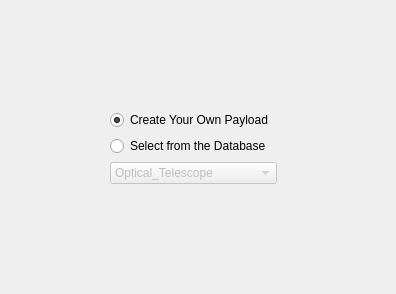
  <widget class="QWizardPage" name="wizardPage3d">
   <property name="title">
    <string>Payload Selection -4</string>
   </property>
   <property name="subTitle">
    <string>You can create your Payload from scratch or get the help of the database.</string>
   </property>
   <layout class="QGridLayout" name="gridLayout_22">
    <item row="0" column="1">
     <spacer name="verticalSpacer_12">
      <property name="orientation">
       <enum>Qt::Vertical</enum>
      </property>
      <property name="sizeHint" stdset="0">
       <size>
        <width>20</width>
        <height>99</height>
       </size>
      </property>
     </spacer>
    </item>
    <item row="1" column="0">
     <spacer name="horizontalSpacer_18">
      <property name="orientation">
       <enum>Qt::Horizontal</enum>
      </property>
      <property name="sizeHint" stdset="0">
       <size>
        <width>99</width>
        <height>20</height>
       </size>
      </property>
     </spacer>
    </item>
    <item row="1" column="1">
     <layout class="QGridLayout" name="gridLayout_10">
      <item row="0" column="0">
       <widget class="QRadioButton" name="NewPayloadRadioButton_4">
        <property name="text">
         <string>Create Your Own Payload </string>
        </property>
        <property name="checked">
         <bool>true</bool>
        </property>
       </widget>
      </item>
      <item row="1" column="0">
       <widget class="QRadioButton" name="DatabasePayloadRadioButton_4">
        <property name="text">
         <string>Select from the Database</string>
        </property>
       </widget>
      </item>
      <item row="2" column="0">
       <widget class="QComboBox" name="PayloadSetComboBox_4">
        <property name="enabled">
         <bool>false</bool>
        </property>
        <item>
         <property name="text">
          <string>Optical_Telescope</string>
         </property>
        </item>
        <item>
         <property name="text">
          <string>UV_Telescope</string>
         </property>
        </item>
        <item>
         <property name="text">
          <string>GammaRay_Telescope</string>
         </property>
        </item>
        <item>
         <property name="text">
          <string>SAR</string>
         </property>
        </item>
        <item>
         <property name="text">
          <string>Microwave_Radiometer</string>
         </property>
        </item>
        <item>
         <property name="text">
          <string>Ion_Mass_Spectrometer</string>
         </property>
        </item>
        <item>
         <property name="text">
          <string>Photometric_Imaging</string>
         </property>
        </item>
       </widget>
      </item>
     </layout>
    </item>
    <item row="1" column="2">
     <spacer name="horizontalSpacer_19">
      <property name="orientation">
       <enum>Qt::Horizontal</enum>
      </property>
      <property name="sizeHint" stdset="0">
       <size>
        <width>108</width>
        <height>20</height>
       </size>
      </property>
     </spacer>
    </item>
    <item row="2" column="1">
     <spacer name="verticalSpacer_13">
      <property name="orientation">
       <enum>Qt::Vertical</enum>
      </property>
      <property name="sizeHint" stdset="0">
       <size>
        <width>20</width>
        <height>99</height>
       </size>
      </property>
     </spacer>
    </item>
   </layout>
  </widget>
